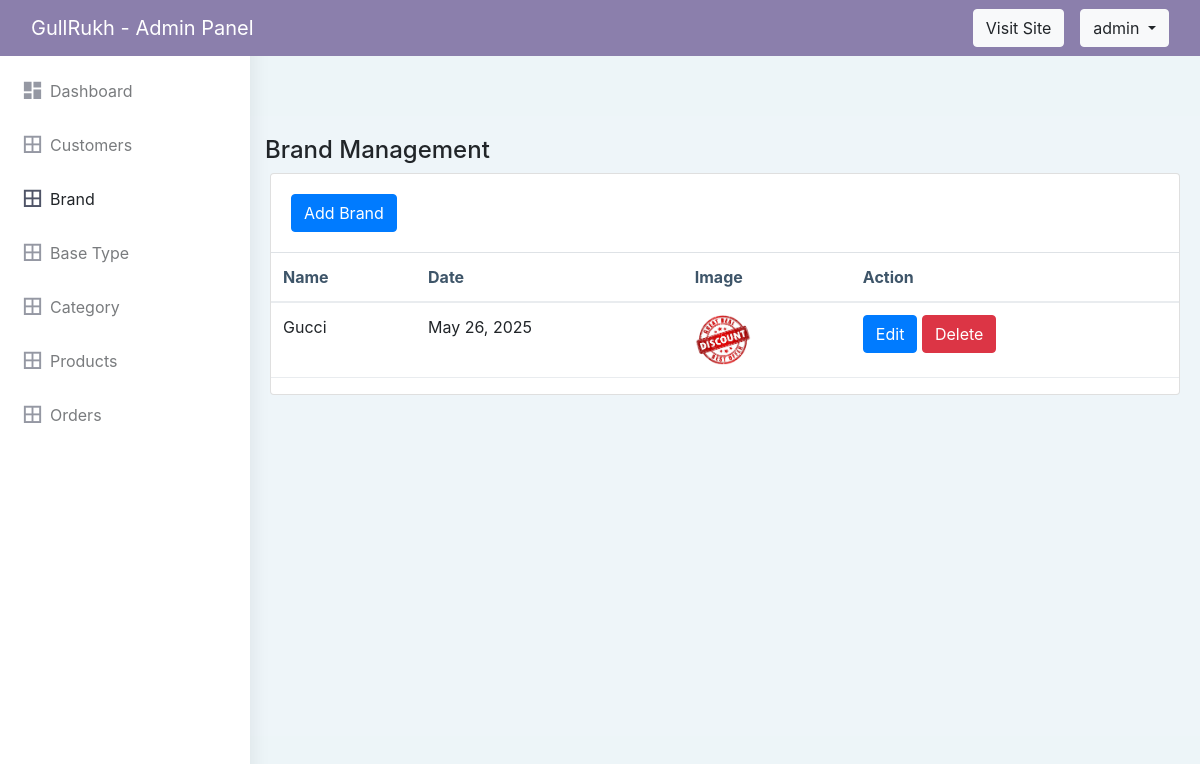
The app's page /addBrand/ (signed in) with its own data.
### store/models.py (models this page shows, shortened)
class Brand(models.Model):
    name = models.CharField(max_length=150)
    brand_image = models.ImageField(upload_to='brand', blank=True, null=True)
    Date = models.DateTimeField()

### store/views.py (the view, shortened to what this page needs)
# urls.py: path('addBrand/', views.addBrand, name="addBrand"),
def addBrand(request):
    if not request.user.is_authenticated:
        return redirect('store:admin_login')
    brandData = Brand.objects.all()
    context={
        'brandData':brandData,
    }
    return render(request,'admin/add_brand.html',context)

### store/context_preprocessors.py (called while the page is built)
def store_menu(request):
    categories = Category.objects.filter(is_active=True)
    brands = Brand.objects.all()
    context = {
        'categories_menu': categories,
        'brands':brands,
    }
    return context

def cart_menu(request):
    if request.user.is_authenticated:
        cart_items= Cart.objects.filter(user=request.user)
        context = {
            'cart_items': cart_items,
        }
    else:
        context = {}
    return context

### templates/admin/add_brand.html (shortened to what this page needs)
{% extends 'admin/admin_base.html' %}
{% load static %}
      {% block content %}
<link href="https://stackpath.bootstrapcdn.com/bootstrap/4.5.2/css/bootstrap.min.css" rel="stylesheet">
<div class="row">
    <h4>Brand Management</h4>
    </div>
      <div class="row">
            <div class="col-12">
                <div class="card">
                  <div class="card-body">
                    <div class="header">
                        <button type="button" class="btn btn-primary" data-toggle="modal" data-target="#exampleModal">Add Brand</button>
                    </div>
                  </div>
                  <div class="table-responsive">
                    <table class="table display" id="example" style="width:100%">
                      <thead>
                        <tr>
                          <th>Name</th>
                          <th>Date</th>
                          <th>Image</th>
                          <th>Action</th>
                        </tr>
                      </thead>
                      <tbody>
                        {% for item in brandData %}
                        <tr>
                          <td>{{item.name}}</td>
                          <td>{{item.Date | date}}</td>
                          <td>
                            <img class="img-fluid" src="{{ item.brand_image.url }}" alt="Brand Image" style="width: auto; height: 50px;">
                          </td>
                            <td >
                                <a type="button" class="btn btn-primary" title="Edit"  data-toggle="modal" data-target="#editBrandModal-{{forloop.counter}}">Edit</a>
                                <a type="button" class="btn btn-danger" title="Delete" data-toggle="modal" data-target="#deleteBrandModal-{{forloop.counter}}">Delete</a>
                            </td>
                        </tr>
                        {% endfor %}
                      </tbody>
                    </table>
                  </div>
                </div>
              </div>
      </div>
      {% endblock content %}

### templates/admin/admin_base.html (shortened to what this page needs)
{% load static %}
<!DOCTYPE html>
<html dir="ltr" lang="en">
<head>
    <link rel="stylesheet" href="{% static 'vendor/nouislider/nouislider.min.css' %}">
    <link href="{% static 'admin_styles/assets/libs/chartist/dist/chartist.min.css' %}" rel="stylesheet" />
    <link href="{% static 'admin_styles/dist/css/style.min.css' %}" rel="stylesheet" />
    <link href="https://cdn.datatables.net/2.2.2/css/dataTables.dataTables.css" rel="stylesheet"/>
</head>
<body style="background-color: #edf5f8;">
    <div id="main-wrapper" data-layout="vertical" data-navbarbg="skin5" data-sidebartype="full" data-sidebar-position="absolute" data-header-position="absolute" data-boxed-layout="full">
        <nav class="navbar navbar-expand-lg navbar-dark" style="background-color: #8b7fac;">
            <div class="container-fluid">
                <a class="navbar-brand" href="{% url 'store:admin_index' %}">GullRukh - Admin Panel</a>
                <div class="d-flex align-items-center ms-auto">
                    <div>
                    <a href="{% url 'store:home' %}" type="button" class="btn btn-light position-relative me-3">Visit Site</a>
                    </div>
                    <div class="dropdown">
                        <a class="btn btn-light dropdown-toggle" href="#" role="button" data-bs-toggle="dropdown">
                            {{ request.user.username }}
                        </a>
                    </div>
                </div>
            </div>
        </nav>
        <aside class="left-sidebar d-lg-block d-none" data-sidebarbg="skin6">
            <div class="scroll-sidebar">
                <nav class="sidebar-nav">
                    <ul id="sidebarnav">
                        <li class="sidebar-item">
                            <a class="sidebar-link waves-effect waves-dark sidebar-link" href="{% url 'store:admin_index' %}" aria-expanded="false">
                                <i class="mdi mdi-view-dashboard"></i>
                                <span class="hide-menu">Dashboard</span>
                            </a>
                        </li>
                        <li class="sidebar-item">
                            <a class="sidebar-link waves-effect waves-dark sidebar-link" href="{% url 'store:allCustomers' %}" aria-expanded="false">
                                <i class="mdi mdi-border-all"></i>
                                <span class="hide-menu">Customers</span>
                            </a>
                        </li>
                        <li class="sidebar-item">
                            <a class="sidebar-link waves-effect waves-dark sidebar-link" href="{% url 'store:addBrand' %}" aria-expanded="false">
                                <i class="mdi mdi-border-all"></i>
                                <span class="hide-menu">Brand</span>
                            </a>
                        </li>
                         <li class="sidebar-item">
                            <a class="sidebar-link waves-effect waves-dark sidebar-link" href="{% url 'store:addBaseType' %}" aria-expanded="false">
                                <i class="mdi mdi-border-all"></i>
                                <span class="hide-menu">Base Type</span>
                            </a>
                        </li>
                        <li class="sidebar-item">
                            <a class="sidebar-link waves-effect waves-dark sidebar-link" href="{% url 'store:addCategory' %}" aria-expanded="false">
                                <i class="mdi mdi-border-all"></i>
                                <span class="hide-menu">Category</span>
                            </a>
                        </li>
                        <li class="sidebar-item">
                            <a class="sidebar-link waves-effect waves-dark sidebar-link" href="{% url 'store:addProduct' %}" aria-expanded="false">
                                <i class="mdi mdi-border-all"></i>
                                <span class="hide-menu">Products</span>
                            </a>
                        </li>
                        <li class="sidebar-item">
                            <a class="sidebar-link waves-effect waves-dark sidebar-link" href="{% url 'store:allOrders' %}" aria-expanded="false">
                                <i class="mdi mdi-border-all"></i>
                                <span class="hide-menu">Orders</span>
                            </a>
                        </li>
                    </ul>
                </nav>
            </div>
        </aside>
        <div class="page-wrapper">
            <div class="container-fluid">
                {% block content %}
                {% endblock content %}
            </div>
        </div>
    </div>
</body>
</html>

### templates/admin/admin_base.html (style rules this page uses)
.navbar { position: fixed; width: 100%; z-index: 1000; }
.page-wrapper { margin-top: 60px; }

### records on screen
Brand: name "Gucci", Date "May 26, 2025", brand_image (picture)

### other values on screen
{{ request.user.username }} "admin"
